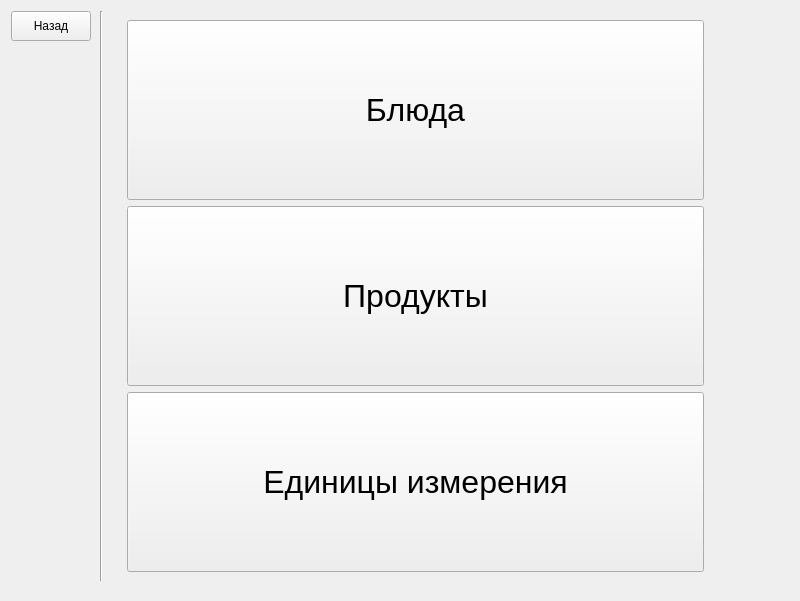
<?xml version="1.0" encoding="UTF-8"?>
<ui version="4.0">
 <class>NomenclaturesMenu</class>
 <widget class="QWidget" name="NomenclaturesMenu">
  <property name="geometry">
   <rect>
    <x>0</x>
    <y>0</y>
    <width>800</width>
    <height>601</height>
   </rect>
  </property>
  <property name="windowTitle">
   <string>MainWindow</string>
  </property>
  <layout class="QVBoxLayout" name="verticalLayout_2">
   <item>
    <widget class="QWidget" name="centralwidget" native="true">
     <layout class="QHBoxLayout" name="horizontalLayout">
      <property name="leftMargin">
       <number>0</number>
      </property>
      <property name="topMargin">
       <number>0</number>
      </property>
      <property name="rightMargin">
       <number>0</number>
      </property>
      <item alignment="Qt::AlignLeft">
       <widget class="QWidget" name="widget" native="true">
        <property name="sizePolicy">
         <sizepolicy hsizetype="Preferred" vsizetype="Preferred">
          <horstretch>30</horstretch>
          <verstretch>0</verstretch>
         </sizepolicy>
        </property>
        <layout class="QHBoxLayout" name="horizontalLayout_2">
         <property name="spacing">
          <number>0</number>
         </property>
         <property name="leftMargin">
          <number>0</number>
         </property>
         <property name="topMargin">
          <number>0</number>
         </property>
         <property name="rightMargin">
          <number>0</number>
         </property>
         <property name="bottomMargin">
          <number>0</number>
         </property>
         <item alignment="Qt::AlignTop">
          <widget class="QWidget" name="widget_11" native="true">
           <property name="maximumSize">
            <size>
             <width>90</width>
             <height>16777215</height>
            </size>
           </property>
           <layout class="QVBoxLayout" name="verticalLayout_3">
            <property name="sizeConstraint">
             <enum>QLayout::SetDefaultConstraint</enum>
            </property>
            <property name="leftMargin">
             <number>0</number>
            </property>
            <property name="topMargin">
             <number>0</number>
            </property>
            <property name="rightMargin">
             <number>0</number>
            </property>
            <property name="bottomMargin">
             <number>0</number>
            </property>
            <item>
             <widget class="QPushButton" name="backButton">
              <property name="minimumSize">
               <size>
                <width>0</width>
                <height>30</height>
               </size>
              </property>
              <property name="text">
               <string>Назад</string>
              </property>
             </widget>
            </item>
           </layout>
          </widget>
         </item>
         <item>
          <widget class="QWidget" name="widget_12" native="true">
           <layout class="QHBoxLayout" name="horizontalLayout_3">
            <property name="leftMargin">
             <number>9</number>
            </property>
            <property name="topMargin">
             <number>0</number>
            </property>
            <property name="rightMargin">
             <number>9</number>
            </property>
            <property name="bottomMargin">
             <number>0</number>
            </property>
            <item>
             <widget class="Line" name="line">
              <property name="orientation">
               <enum>Qt::Vertical</enum>
              </property>
             </widget>
            </item>
           </layout>
          </widget>
         </item>
        </layout>
       </widget>
      </item>
      <item>
       <widget class="QWidget" name="widget_2" native="true">
        <property name="sizePolicy">
         <sizepolicy hsizetype="Preferred" vsizetype="Preferred">
          <horstretch>255</horstretch>
          <verstretch>0</verstretch>
         </sizepolicy>
        </property>
        <property name="maximumSize">
         <size>
          <width>700</width>
          <height>600</height>
         </size>
        </property>
        <layout class="QVBoxLayout" name="verticalLayout_5">
         <item>
          <widget class="QPushButton" name="dishesButton">
           <property name="enabled">
            <bool>true</bool>
           </property>
           <property name="sizePolicy">
            <sizepolicy hsizetype="Minimum" vsizetype="Minimum">
             <horstretch>0</horstretch>
             <verstretch>0</verstretch>
            </sizepolicy>
           </property>
           <property name="font">
            <font>
             <pointsize>24</pointsize>
            </font>
           </property>
           <property name="text">
            <string>Блюда</string>
           </property>
          </widget>
         </item>
         <item>
          <widget class="QPushButton" name="productsButton">
           <property name="sizePolicy">
            <sizepolicy hsizetype="Minimum" vsizetype="Minimum">
             <horstretch>0</horstretch>
             <verstretch>0</verstretch>
            </sizepolicy>
           </property>
           <property name="font">
            <font>
             <pointsize>24</pointsize>
            </font>
           </property>
           <property name="text">
            <string>Продукты</string>
           </property>
          </widget>
         </item>
         <item>
          <widget class="QPushButton" name="measuresButton">
           <property name="sizePolicy">
            <sizepolicy hsizetype="Minimum" vsizetype="Minimum">
             <horstretch>0</horstretch>
             <verstretch>0</verstretch>
            </sizepolicy>
           </property>
           <property name="font">
            <font>
             <pointsize>24</pointsize>
            </font>
           </property>
           <property name="text">
            <string>Единицы измерения</string>
           </property>
          </widget>
         </item>
        </layout>
       </widget>
      </item>
      <item>
       <widget class="QWidget" name="widget_3" native="true">
        <property name="sizePolicy">
         <sizepolicy hsizetype="Preferred" vsizetype="Preferred">
          <horstretch>30</horstretch>
          <verstretch>0</verstretch>
         </sizepolicy>
        </property>
       </widget>
      </item>
     </layout>
    </widget>
   </item>
  </layout>
 </widget>
 <resources/>
 <connections/>
</ui>
